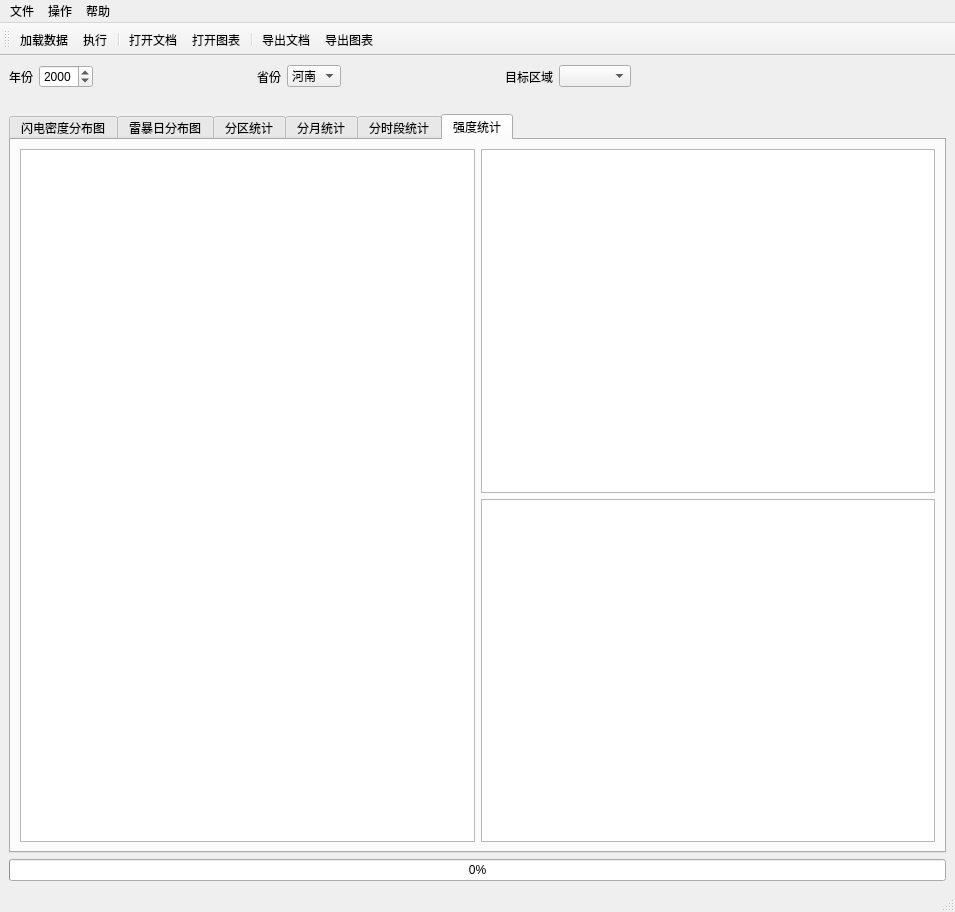
<?xml version="1.0" encoding="UTF-8"?>
<ui version="4.0">
 <class>MainWindow</class>
 <widget class="QMainWindow" name="MainWindow">
  <property name="geometry">
   <rect>
    <x>0</x>
    <y>0</y>
    <width>955</width>
    <height>912</height>
   </rect>
  </property>
  <property name="windowTitle">
   <string>雷电公报</string>
  </property>
  <property name="windowIcon">
   <iconset>
    <normaloff>resource/weather-thunder.png</normaloff>resource/weather-thunder.png</iconset>
  </property>
  <widget class="QWidget" name="centralwidget">
   <property name="sizePolicy">
    <sizepolicy hsizetype="Expanding" vsizetype="Expanding">
     <horstretch>0</horstretch>
     <verstretch>0</verstretch>
    </sizepolicy>
   </property>
   <layout class="QGridLayout" name="gridLayout">
    <item row="0" column="0">
     <layout class="QHBoxLayout" name="horizontalLayout_1">
      <item>
       <widget class="QLabel" name="year_label">
        <property name="text">
         <string>年份</string>
        </property>
        <property name="buddy">
         <cstring>year_DateEdit</cstring>
        </property>
       </widget>
      </item>
      <item>
       <widget class="QDateEdit" name="year_DateEdit">
        <property name="displayFormat">
         <string>yyyy</string>
        </property>
       </widget>
      </item>
      <item>
       <spacer name="horizontalSpacer_1">
        <property name="orientation">
         <enum>Qt::Horizontal</enum>
        </property>
        <property name="sizeHint" stdset="0">
         <size>
          <width>20</width>
          <height>20</height>
         </size>
        </property>
       </spacer>
      </item>
      <item>
       <widget class="QLabel" name="province_label">
        <property name="text">
         <string>省份</string>
        </property>
        <property name="buddy">
         <cstring>province_comboBox</cstring>
        </property>
       </widget>
      </item>
      <item>
       <widget class="QComboBox" name="province_comboBox">
        <item>
         <property name="text">
          <string>河南</string>
         </property>
        </item>
        <item>
         <property name="text">
          <string>浙江</string>
         </property>
        </item>
       </widget>
      </item>
      <item>
       <spacer name="horizontalSpacer_2">
        <property name="orientation">
         <enum>Qt::Horizontal</enum>
        </property>
        <property name="sizeHint" stdset="0">
         <size>
          <width>20</width>
          <height>20</height>
         </size>
        </property>
       </spacer>
      </item>
      <item>
       <widget class="QLabel" name="target_area_label">
        <property name="text">
         <string>目标区域</string>
        </property>
        <property name="buddy">
         <cstring>target_area_comboBox</cstring>
        </property>
       </widget>
      </item>
      <item>
       <widget class="QComboBox" name="target_area_comboBox"/>
      </item>
      <item>
       <spacer name="horizontalSpacer_3">
        <property name="orientation">
         <enum>Qt::Horizontal</enum>
        </property>
        <property name="sizeHint" stdset="0">
         <size>
          <width>80</width>
          <height>20</height>
         </size>
        </property>
       </spacer>
      </item>
      <item>
       <spacer name="horizontalSpacer_4">
        <property name="orientation">
         <enum>Qt::Horizontal</enum>
        </property>
        <property name="sizeHint" stdset="0">
         <size>
          <width>40</width>
          <height>20</height>
         </size>
        </property>
       </spacer>
      </item>
     </layout>
    </item>
    <item row="1" column="0">
     <layout class="QVBoxLayout" name="verticalLayout_1">
      <item>
       <widget class="QLabel" name="label">
        <property name="text">
         <string/>
        </property>
       </widget>
      </item>
      <item>
       <widget class="QTabWidget" name="tabWidget">
        <property name="currentIndex">
         <number>5</number>
        </property>
        <widget class="QWidget" name="density_tab">
         <attribute name="title">
          <string>闪电密度分布图</string>
         </attribute>
         <layout class="QVBoxLayout" name="verticalLayout_2">
          <item>
           <layout class="QHBoxLayout" name="horizontalLayout_2">
            <item>
             <widget class="QLabel" name="density_cell_label">
              <property name="text">
               <string>插值网格大小</string>
              </property>
             </widget>
            </item>
            <item>
             <widget class="QSpinBox" name="density_cell_spinBox">
              <property name="maximum">
               <number>30</number>
              </property>
              <property name="value">
               <number>10</number>
              </property>
             </widget>
            </item>
            <item>
             <spacer name="horizontalSpacer_8">
              <property name="orientation">
               <enum>Qt::Horizontal</enum>
              </property>
              <property name="sizeHint" stdset="0">
               <size>
                <width>40</width>
                <height>20</height>
               </size>
              </property>
             </spacer>
            </item>
            <item>
             <widget class="QLabel" name="density_class_label">
              <property name="text">
               <string>制图分类数目</string>
              </property>
             </widget>
            </item>
            <item>
             <widget class="QSpinBox" name="density_class_spinBox">
              <property name="maximum">
               <number>15</number>
              </property>
              <property name="value">
               <number>10</number>
              </property>
             </widget>
            </item>
            <item>
             <spacer name="horizontalSpacer_5">
              <property name="orientation">
               <enum>Qt::Horizontal</enum>
              </property>
              <property name="sizeHint" stdset="0">
               <size>
                <width>40</width>
                <height>20</height>
               </size>
              </property>
             </spacer>
            </item>
           </layout>
          </item>
          <item>
           <widget class="QGraphicsView" name="density_view"/>
          </item>
         </layout>
        </widget>
        <widget class="QWidget" name="day_tab">
         <attribute name="title">
          <string>雷暴日分布图</string>
         </attribute>
         <layout class="QVBoxLayout" name="verticalLayout_3">
          <item>
           <layout class="QHBoxLayout" name="horizontalLayout_3">
            <item>
             <widget class="QLabel" name="day_cell_label">
              <property name="text">
               <string>插值半径大小</string>
              </property>
             </widget>
            </item>
            <item>
             <widget class="QSpinBox" name="day_cell_spinBox">
              <property name="minimum">
               <number>5</number>
              </property>
              <property name="maximum">
               <number>30</number>
              </property>
              <property name="value">
               <number>15</number>
              </property>
             </widget>
            </item>
            <item>
             <spacer name="horizontalSpacer_6">
              <property name="orientation">
               <enum>Qt::Horizontal</enum>
              </property>
              <property name="sizeHint" stdset="0">
               <size>
                <width>40</width>
                <height>20</height>
               </size>
              </property>
             </spacer>
            </item>
            <item>
             <widget class="QLabel" name="day_class_label">
              <property name="text">
               <string>制图分类数目</string>
              </property>
             </widget>
            </item>
            <item>
             <widget class="QSpinBox" name="day_class_spinBox">
              <property name="minimum">
               <number>5</number>
              </property>
              <property name="maximum">
               <number>15</number>
              </property>
              <property name="value">
               <number>10</number>
              </property>
             </widget>
            </item>
            <item>
             <spacer name="horizontalSpacer_7">
              <property name="orientation">
               <enum>Qt::Horizontal</enum>
              </property>
              <property name="sizeHint" stdset="0">
               <size>
                <width>40</width>
                <height>20</height>
               </size>
              </property>
             </spacer>
            </item>
           </layout>
          </item>
          <item>
           <widget class="QGraphicsView" name="day_view">
            <property name="sizePolicy">
             <sizepolicy hsizetype="Expanding" vsizetype="Expanding">
              <horstretch>0</horstretch>
              <verstretch>0</verstretch>
             </sizepolicy>
            </property>
           </widget>
          </item>
         </layout>
        </widget>
        <widget class="QWidget" name="regions_stats_tab">
         <attribute name="title">
          <string>分区统计</string>
         </attribute>
         <layout class="QVBoxLayout" name="verticalLayout_5">
          <item>
           <layout class="QVBoxLayout" name="verticalLayout_4">
            <item>
             <widget class="QTableView" name="province_stats_table"/>
            </item>
            <item>
             <widget class="QTableView" name="region_stats_table"/>
            </item>
           </layout>
          </item>
         </layout>
        </widget>
        <widget class="QWidget" name="month_stats_tab">
         <attribute name="title">
          <string>分月统计</string>
         </attribute>
         <layout class="QVBoxLayout" name="verticalLayout_6">
          <item>
           <widget class="QTableView" name="month_stats_table"/>
          </item>
          <item>
           <widget class="QGraphicsView" name="month_stats_view"/>
          </item>
         </layout>
        </widget>
        <widget class="QWidget" name="hour_stats_tab">
         <attribute name="title">
          <string>分时段统计</string>
         </attribute>
         <layout class="QVBoxLayout" name="verticalLayout_9">
          <item>
           <widget class="QTableView" name="hours_stats_table"/>
          </item>
          <item>
           <widget class="QGraphicsView" name="hour_stats_view"/>
          </item>
         </layout>
        </widget>
        <widget class="QWidget" name="intensity_stats_tab">
         <attribute name="title">
          <string>强度统计</string>
         </attribute>
         <layout class="QGridLayout" name="gridLayout_2">
          <item row="0" column="0">
           <layout class="QHBoxLayout" name="horizontalLayout_4">
            <item>
             <widget class="QTableView" name="intensity_stats_table"/>
            </item>
            <item>
             <layout class="QVBoxLayout" name="verticalLayout_7">
              <item>
               <widget class="QGraphicsView" name="negative_view"/>
              </item>
              <item>
               <widget class="QGraphicsView" name="positive_view"/>
              </item>
             </layout>
            </item>
           </layout>
          </item>
         </layout>
        </widget>
       </widget>
      </item>
      <item>
       <widget class="QProgressBar" name="progressBar">
        <property name="value">
         <number>0</number>
        </property>
       </widget>
      </item>
     </layout>
    </item>
   </layout>
  </widget>
  <widget class="QMenuBar" name="menubar">
   <property name="geometry">
    <rect>
     <x>0</x>
     <y>0</y>
     <width>955</width>
     <height>23</height>
    </rect>
   </property>
   <widget class="QMenu" name="file_menu">
    <property name="title">
     <string>文件</string>
    </property>
    <addaction name="open_doc_action"/>
    <addaction name="open_charts_action"/>
    <addaction name="separator"/>
    <addaction name="export_doc_action"/>
    <addaction name="export_charts_action"/>
    <addaction name="separator"/>
    <addaction name="exit_action"/>
   </widget>
   <widget class="QMenu" name="help_menu">
    <property name="title">
     <string>帮助</string>
    </property>
    <addaction name="help_action"/>
    <addaction name="about_action"/>
   </widget>
   <widget class="QMenu" name="action_menu">
    <property name="title">
     <string>操作</string>
    </property>
    <addaction name="load_data_action"/>
    <addaction name="execute_action"/>
   </widget>
   <addaction name="file_menu"/>
   <addaction name="action_menu"/>
   <addaction name="help_menu"/>
  </widget>
  <widget class="QStatusBar" name="statusbar"/>
  <widget class="QToolBar" name="toolBar">
   <property name="windowTitle">
    <string>toolBar</string>
   </property>
   <property name="statusTip">
    <string/>
   </property>
   <attribute name="toolBarArea">
    <enum>TopToolBarArea</enum>
   </attribute>
   <attribute name="toolBarBreak">
    <bool>false</bool>
   </attribute>
   <addaction name="load_data_action"/>
   <addaction name="execute_action"/>
   <addaction name="separator"/>
   <addaction name="open_doc_action"/>
   <addaction name="open_charts_action"/>
   <addaction name="separator"/>
   <addaction name="export_doc_action"/>
   <addaction name="export_charts_action"/>
  </widget>
  <action name="help_action">
   <property name="text">
    <string>使用说明</string>
   </property>
   <property name="statusTip">
    <string>使用说明</string>
   </property>
   <property name="shortcut">
    <string>F1</string>
   </property>
  </action>
  <action name="about_action">
   <property name="text">
    <string>关于</string>
   </property>
   <property name="statusTip">
    <string>关于</string>
   </property>
   <property name="shortcut">
    <string>F2</string>
   </property>
  </action>
  <action name="export_charts_action">
   <property name="icon">
    <iconset>
     <normaloff>resource/export_charts.png</normaloff>resource/export_charts.png</iconset>
   </property>
   <property name="text">
    <string>导出图表</string>
   </property>
   <property name="toolTip">
    <string>导出所有GIS图和统计图表</string>
   </property>
   <property name="statusTip">
    <string>导出所有GIS图和统计图表</string>
   </property>
   <property name="shortcut">
    <string>Alt+C</string>
   </property>
  </action>
  <action name="export_doc_action">
   <property name="icon">
    <iconset>
     <normaloff>resource/export_doc.png</normaloff>resource/export_doc.png</iconset>
   </property>
   <property name="text">
    <string>导出文档</string>
   </property>
   <property name="toolTip">
    <string>导出公报word文档</string>
   </property>
   <property name="statusTip">
    <string>导出公报word文档</string>
   </property>
   <property name="shortcut">
    <string>Alt+D</string>
   </property>
  </action>
  <action name="load_data_action">
   <property name="icon">
    <iconset>
     <normaloff>resource/load_data.png</normaloff>resource/load_data.png</iconset>
   </property>
   <property name="text">
    <string>加载数据</string>
   </property>
   <property name="toolTip">
    <string>制作雷电公报图表前，必须加载电闪数据</string>
   </property>
   <property name="statusTip">
    <string>制作雷电公报图表前，必须加载电闪数据</string>
   </property>
   <property name="shortcut">
    <string>Ctrl+N</string>
   </property>
  </action>
  <action name="execute_action">
   <property name="icon">
    <iconset>
     <normaloff>resource/excute.png</normaloff>resource/excute.png</iconset>
   </property>
   <property name="text">
    <string>执行</string>
   </property>
   <property name="toolTip">
    <string>点击开始执行</string>
   </property>
   <property name="statusTip">
    <string>点击开始执行</string>
   </property>
   <property name="shortcut">
    <string>F5</string>
   </property>
  </action>
  <action name="open_doc_action">
   <property name="icon">
    <iconset>
     <normaloff>resource/open_doc.png</normaloff>resource/open_doc.png</iconset>
   </property>
   <property name="text">
    <string>打开文档</string>
   </property>
   <property name="toolTip">
    <string>打开公报word文档</string>
   </property>
   <property name="statusTip">
    <string>打开公报word文档</string>
   </property>
   <property name="shortcut">
    <string>Ctrl+D</string>
   </property>
  </action>
  <action name="open_charts_action">
   <property name="icon">
    <iconset>
     <normaloff>resource/open_charts.png</normaloff>resource/open_charts.png</iconset>
   </property>
   <property name="text">
    <string>打开图表</string>
   </property>
   <property name="toolTip">
    <string>打开公报统计图表</string>
   </property>
   <property name="statusTip">
    <string>打开公报统计图表</string>
   </property>
   <property name="shortcut">
    <string>Ctrl+C</string>
   </property>
  </action>
  <action name="exit_action">
   <property name="text">
    <string>退出</string>
   </property>
   <property name="shortcut">
    <string>F4</string>
   </property>
  </action>
 </widget>
 <resources/>
 <connections/>
</ui>
